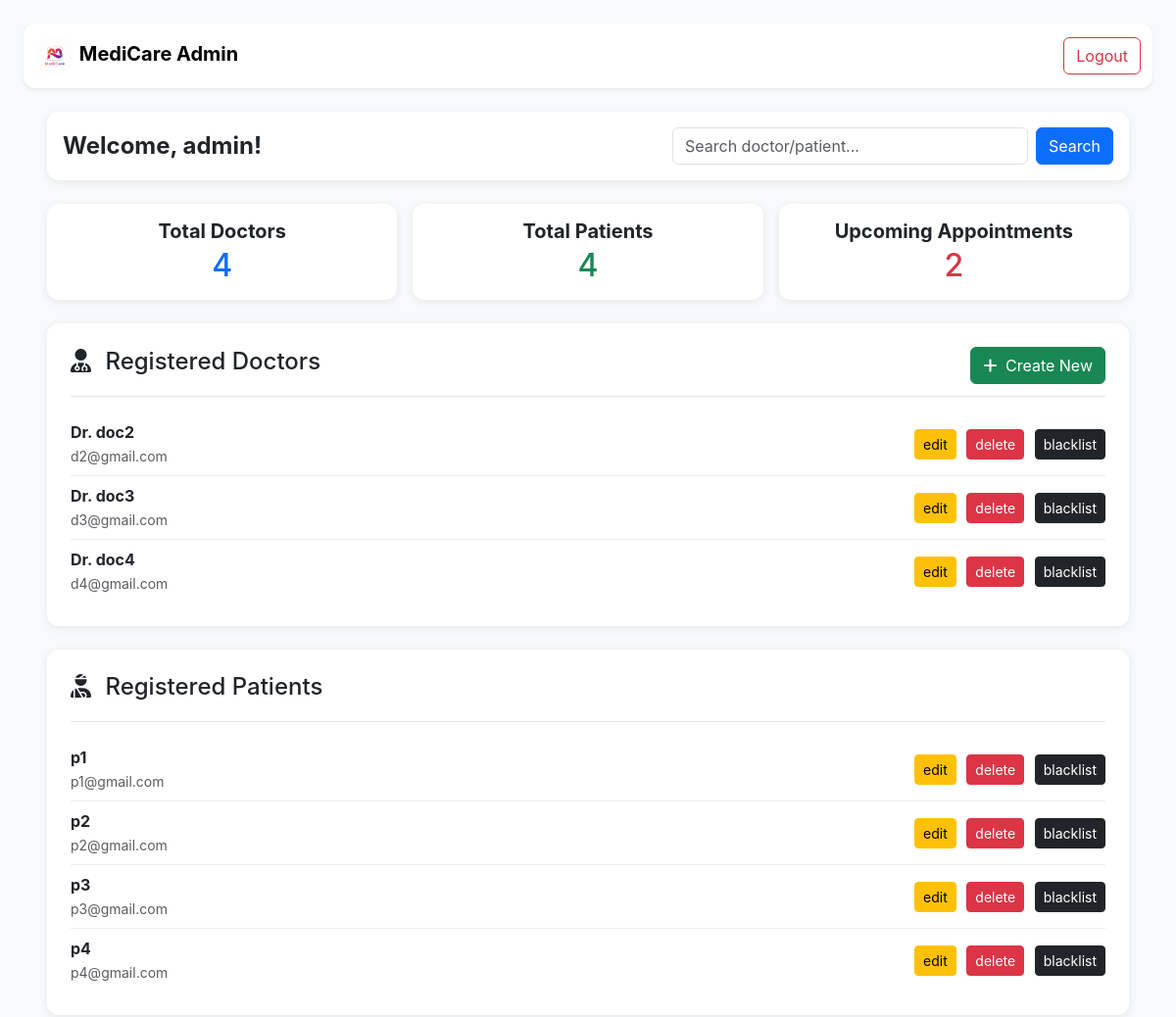
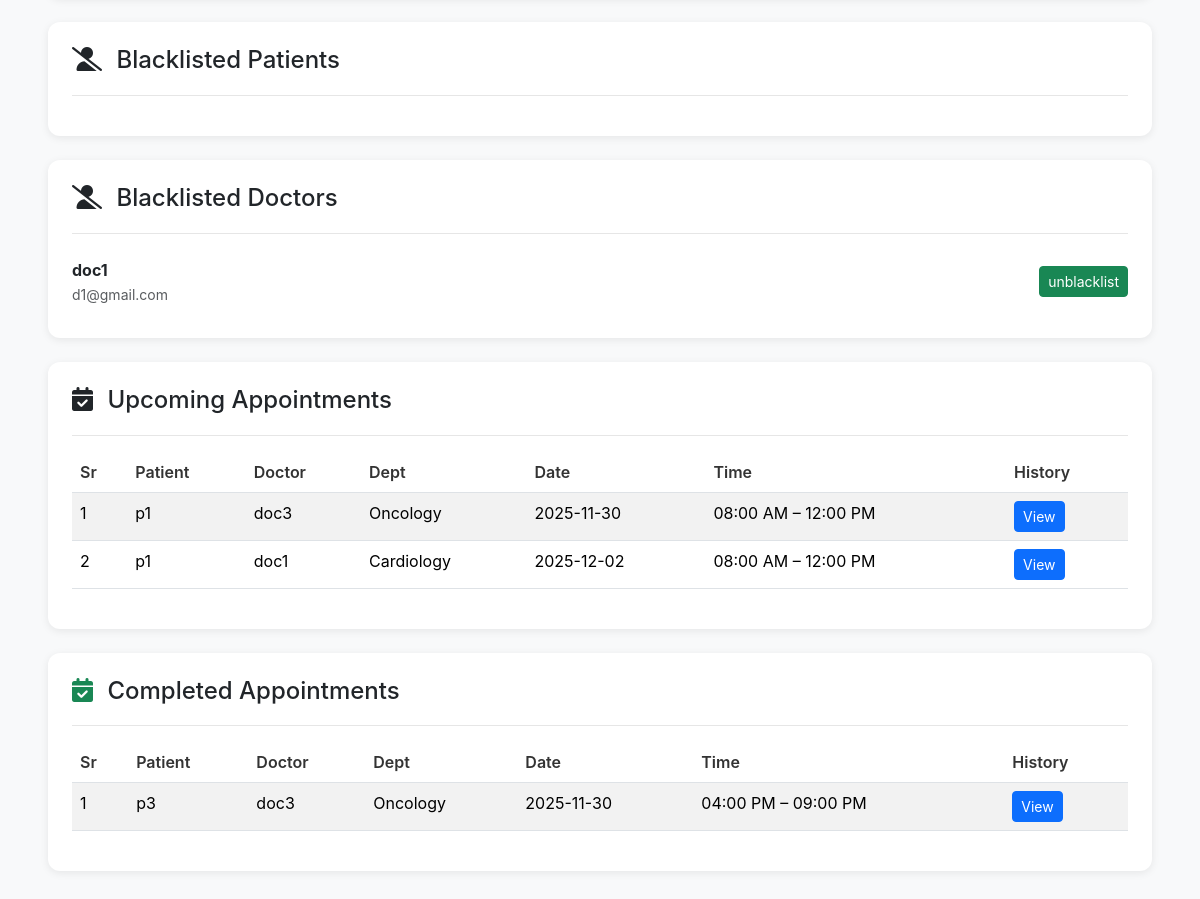
/admin, run on an earlier commit of the app's database (2 pictures, top to bottom).
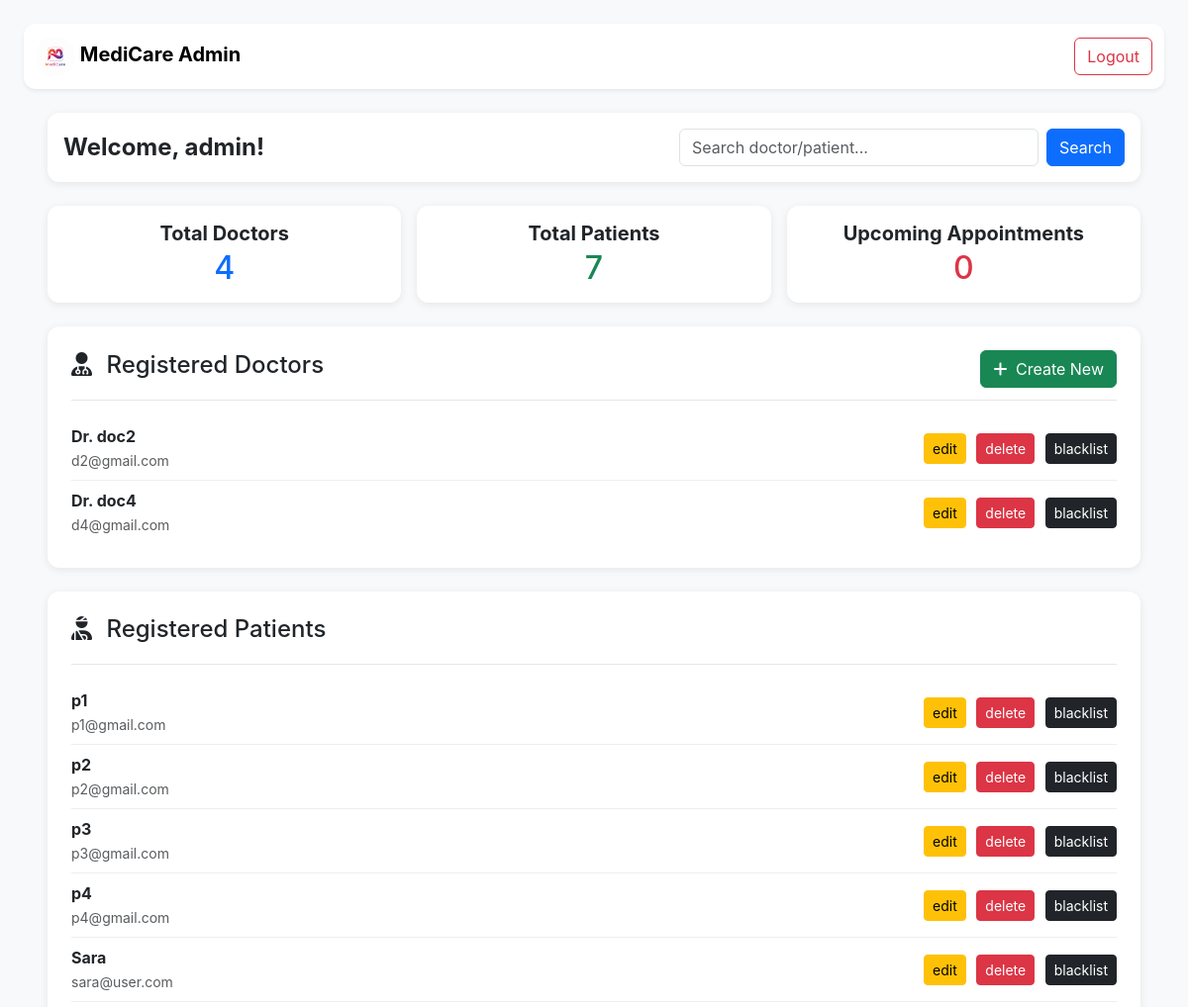
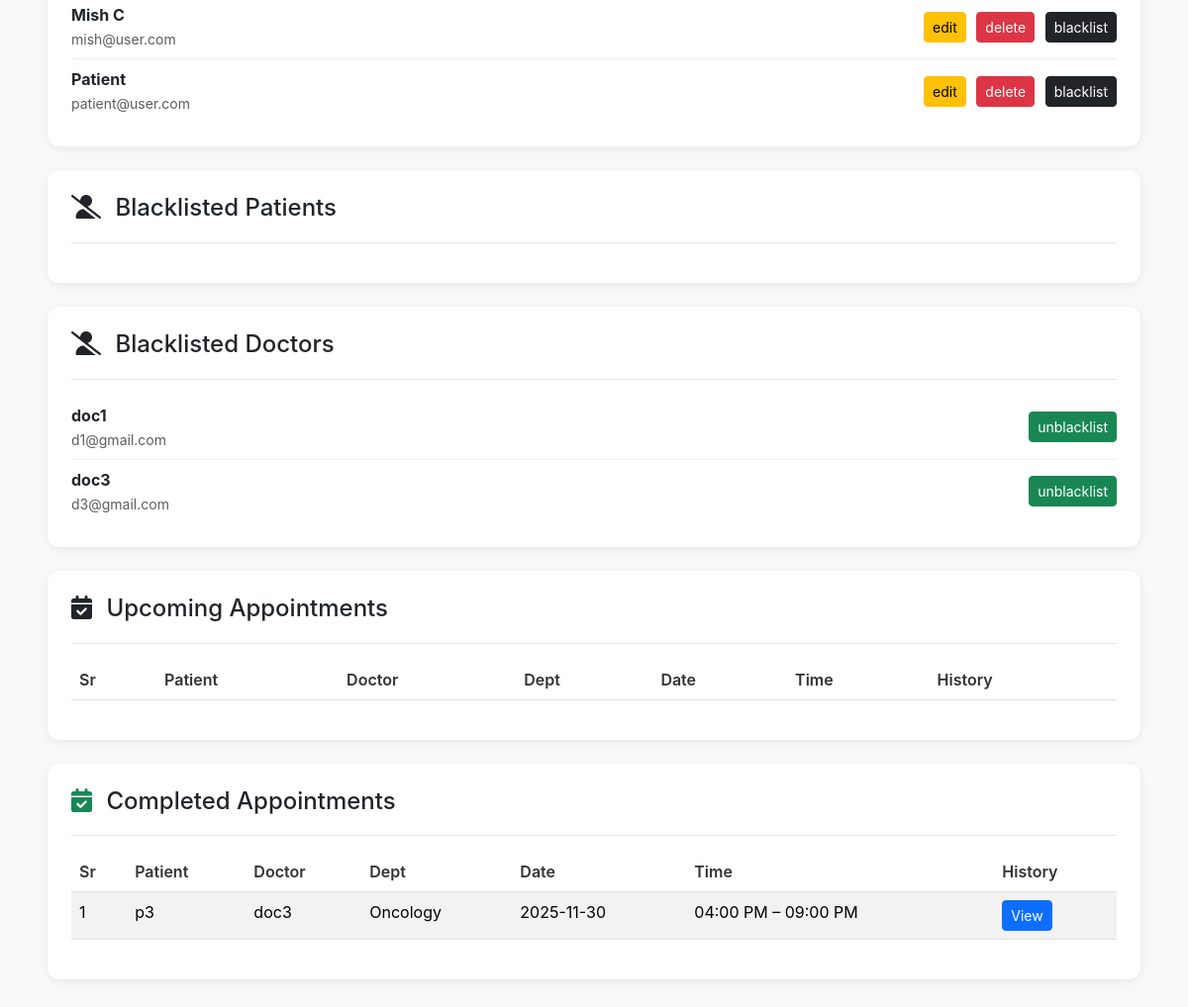
And on a later commit of the database (2 pictures, top to bottom).
### application/models.py (models this page shows)
class User(db.Model):
    __tablename__ = 'user'
    id = db.Column(db.Integer(),primary_key = True)
    blocked = db.Column(db.Boolean(), default=False, nullable=False)
    username = db.Column(db.String(), unique=True, nullable=False)
    password = db.Column(db.String(), nullable=False)
    type = db.Column(db.String(), default="patient", nullable=False)
    patient = db.relationship('Patient', backref='user', cascade="all, delete-orphan")
    doctor = db.relationship('Doctor', backref='user', cascade="all, delete-orphan")

class Doctor(db.Model):
    __tablename__ = 'doctor'
    id = db.Column(db.Integer(),primary_key = True)
    doctor_name = db.Column(db.String(), nullable=False)
    password = db.Column(db.String(), nullable=False)
    email = db.Column(db.String(), nullable=False)
    department_id = db.Column(db.Integer(), db.ForeignKey('department.id'), nullable=False)
    user_id = db.Column(db.Integer(), db.ForeignKey('user.id', ondelete="CASCADE"), nullable=False)
    type = db.Column(db.String(), nullable=False)
    experience = db.Column(db.Integer(), nullable=False)
    appointment = db.relationship('Appointment', backref='doctor')
    availability = db.relationship('Availability', backref='doctor', cascade="all, delete-orphan")

class Patient(db.Model):
    __tablename__ = 'patient'
    id = db.Column(db.Integer(),primary_key = True)
    blocked = db.Column(db.Boolean(), default=False, nullable=False)
    user_id = db.Column(db.Integer(), db.ForeignKey('user.id', ondelete="CASCADE"), nullable=False)
    name = db.Column(db.String(), nullable=False)
    age = db.Column(db.Integer(), nullable=False)
    gender = db.Column(db.String(), nullable=False)
    phone = db.Column(db.String(), nullable=False)
    email = db.Column(db.String(), nullable=False)
    appointment = db.relationship('Appointment', backref='patient')

class Appointment(db.Model):
    __tablename__ = 'appointment'
    id = db.Column(db.Integer(),primary_key = True)
    patient_id = db.Column(db.Integer(), db.ForeignKey('patient.id', ondelete="CASCADE"), nullable=True)
    doctor_id = db.Column(db.Integer(), db.ForeignKey('doctor.id', ondelete="CASCADE"), nullable=True)
    date = db.Column(db.String(), nullable=False)
    time = db.Column(db.String(), nullable=False)
    visit_type = db.Column(db.String(), default="In-person", nullable=False)
    status = db.Column(db.String(), default="Upcoming")

class Department(db.Model):
    __tablename__ = 'department'
    id = db.Column(db.Integer(),primary_key = True)
    name = db.Column(db.String())
    description = db.Column(db.String())
    doctor = db.relationship('Doctor', backref='department')

### application/controllers.py (the view, shortened to what this page needs)
@app.route("/admin")
def admin_dash():
    q = request.args.get("q", "").strip()
    if q == "":
        doctors = Doctor.query.join(User).filter(User.blocked == False).all()
        blacklisted_doctors = Doctor.query.join(User).filter(User.blocked == True).all()
        patients = Patient.query.filter_by(blocked=False).all()
        blacklisted_patients = Patient.query.filter_by(blocked=True).all()
        upcoming = Appointment.query.join(Patient).join(Doctor).filter(Appointment.status == "Upcoming").all()
        completed = Appointment.query.filter_by(status="Completed").all()
    this_user = User.query.filter_by(type="admin").first()
    total_doctors = Doctor.query.count()
    total_patients = Patient.query.count()
    total_appointments = Appointment.query.filter_by(status="Upcoming").count()
    total_completed = Appointment.query.filter_by(status="Completed").count()
    return render_template("admin_dash.html",
        this_user=this_user,
        doctors=doctors,
        patients=patients,
        q=q,
        blacklisted_patients=blacklisted_patients,
        blacklisted_doctors=blacklisted_doctors,
        upcoming=upcoming,
        total_doctors=total_doctors,
        total_patients=total_patients,
        total_appointments=total_appointments,
        total_completed=total_completed,
        completed = completed)

### templates/admin_dash.html (shortened to what this page needs)
<!DOCTYPE html>
<html lang="en">
<head>
    <link href="https://cdn.jsdelivr.net/npm/bootstrap@5.3.2/dist/css/bootstrap.min.css" rel="stylesheet">
</head>
<body class="p-4">
    <nav class="navbar navbar-expand-lg navbar-light bg-white shadow-sm mb-4" style="border-radius: 0.75rem;">
        <div class="container-fluid">
            <a class="navbar-brand fw-bold" href="/">
                <img src="../static/logo2.png" style="height: 40px; border-radius: 50%;">
                MediCare Admin
            </a>
            <div class="collapse navbar-collapse" id="adminNav">
                <ul class="navbar-nav ms-auto">
                    <li class="nav-item">
                        <a href="/logout" class="btn btn-outline-danger">Logout</a>
                    </li>
                </ul>
            </div>
        </div>
    </nav>
    <main class="container-fluid px-4">
        <div class="card p-3 mb-4">
            <div class="d-flex justify-content-between align-items-center">
                <h4 class="fw-bold mb-0">Welcome, {{this_user.username}}!</h4>
                <form class="d-flex align-items-center gap-2" method="get" action="/admin"
                    style="max-width: 450px; width: 100%;">
                    <div class="position-relative w-100">
                        <input name="q" id="searchInput" class="form-control" type="text"
                            placeholder="Search doctor/patient..." value="{{ q }}" style="padding-right: 35px;">
                    </div>
                    <button class="btn btn-primary" type="submit">Search</button>
                </form>
            </div>
        </div>
        <div class="row g-3 mb-4">
            <div class="col-md-4">
                <div class="card p-3 text-center">
                    <h5 class="fw-bold mb-1">Total Doctors</h5>
                    <h2 class="text-primary mb-0">{{ total_doctors }}</h2>
                </div>
            </div>
            <div class="col-md-4">
                <div class="card p-3 text-center">
                    <h5 class="fw-bold mb-1">Total Patients</h5>
                    <h2 class="text-success mb-0">{{ total_patients }}</h2>
                </div>
            </div>
            <div class="col-md-4">
                <div class="card p-3 text-center">
                    <h5 class="fw-bold mb-1">Upcoming Appointments</h5>
                    <h2 class="text-danger mb-0">{{ total_appointments }}</h2>
                </div>
            </div>
        </div>
        <div class="card p-4 mb-4">
            <div class="section-header">
                <h4><i class="fa-solid fa-user-doctor me-2"></i> Registered Doctors</h4>
                <a href="/add_doctor" class="btn btn-success"><i class="fa-solid fa-plus me-1"></i> Create New</a>
            </div>
            <ul class="list-group list-group-flush mt-3">
                {% for d in doctors %}
                <li class="list-group-item d-flex justify-content-between align-items-center">
                    <div>
                        <strong>Dr. {{ d.doctor_name }}</strong><br>
                        <small class="text-muted">{{ d.email }}</small>
                    </div>
                    <div class="admin-buttons">
                        <a href="/edit_doctor/{{ d.id }}" class="btn btn-warning btn-sm">edit</a>
                        <a href="/delete_doctor/{{ d.id }}" class="btn btn-danger btn-sm">delete</a>
                        <a href="/blacklist_doctor/{{ d.id }}" class="btn btn-dark btn-sm">blacklist</a>
                    </div>
                </li>
                {% endfor %}
            </ul>
        </div>
        <div class="card p-4 mb-4">
            <div class="section-header">
                <h4><i class="fa-solid fa-user-injured me-2"></i> Registered Patients</h4>
            </div>
            <ul class="list-group list-group-flush mt-3">
                {% for p in patients %}
                <li class="list-group-item d-flex justify-content-between align-items-center">
                    <div>
                        <strong>{{ p.name }}</strong><br>
                        <small class="text-muted">{{ p.email }}</small>
                    </div>
                    <div class="admin-buttons">
                        <a href="/edit_patient/{{ p.id }}" class="btn btn-warning btn-sm">edit</a>
                        <a href="/delete_patient/{{ p.id }}" class="btn btn-danger btn-sm">delete</a>
                        <a href="/blacklist_patient/{{ p.id }}" class="btn btn-dark btn-sm">blacklist</a>
                    </div>
                </li>
                {% endfor %}
            </ul>
        </div>
        <div class="card p-4 mb-4">
            <div class="section-header">
                <h4><i class="fa-solid fa-user-slash me-2"></i> Blacklisted Patients</h4>
            </div>
        </div>
        <div class="card p-4 mb-4">
            <div class="section-header">
                <h4><i class="fa-solid fa-user-slash me-2"></i> Blacklisted Doctors</h4>
            </div>
            <ul class="list-group list-group-flush mt-3">
                {% for d in blacklisted_doctors %}
                <li class="list-group-item d-flex justify-content-between align-items-center">
                    <div>
                        <strong>{{ d.doctor_name }}</strong><br>
                        <small class="text-muted">{{ d.email }}</small>
                    </div>
                    <a href="/unblacklist_doctor/{{ d.id }}" class="btn btn-success btn-sm">unblacklist</a>
                </li>
                {% endfor %}
            </ul>
        </div>
        <div class="card p-4 mb-4">
            <div class="section-header">
                <h4><i class="fa-solid fa-calendar-check me-2"></i> Upcoming Appointments</h4>
            </div>
            <div class="table-responsive mt-3">
                <table class="table table-striped">
                    <thead>
                        <tr>
                            <th>Sr</th>
                            <th>Patient</th>
                            <th>Doctor</th>
                            <th>Dept</th>
                            <th>Date</th>
                            <th>Time</th>
                            <th>History</th>
                        </tr>
                    </thead>
                    <tbody>
                        {% for a in upcoming %}
                        <tr>
                            <td>{{ loop.index }}</td>
                            <td>{{ a.patient.name }}</td>
                            <td>{{ a.doctor.doctor_name }}</td>
                            <td>{{ a.doctor.department.name }}</td>
                            <td>{{ a.date }}</td>
                            <td>
                                {% if a.time == "morning" %}
                                08:00 AM – 12:00 PM
                                {% else %}
                                04:00 PM – 09:00 PM
                                {% endif %}
                            </td>
                            <td>
                                <a href="/patient_history?id={{ a.patient_id }}" class="btn btn-primary btn-sm">View</a>
                            </td>
                        </tr>
                        {% endfor %}
                    </tbody>
                </table>
            </div>
        </div>
        <div class="card p-4 mb-4">
            <div class="section-header">
                <h4><i class="fa-solid fa-calendar-check me-2 text-success"></i> Completed Appointments</h4>
            </div>
            <div class="table-responsive mt-3">
                <table class="table table-striped">
                    <thead>
                        <tr>
                            <th>Sr</th>
                            <th>Patient</th>
                            <th>Doctor</th>
                            <th>Dept</th>
                            <th>Date</th>
                            <th>Time</th>
                            <th>History</th>
                        </tr>
                    </thead>
                    <tbody>
                        {% for a in completed %}
                        <tr>
                            <td>{{ loop.index }}</td>
                            <td>{{ a.patient.name }}</td>
                            <td>{{ a.doctor.doctor_name }}</td>
                            <td>{{ a.doctor.department.name }}</td>
                            <td>{{ a.date }}</td>
                            <td>
                                {% if a.time == "morning" %}
                                08:00 AM – 12:00 PM
                                {% else %}
                                04:00 PM – 09:00 PM
                                {% endif %}
                            </td>
                            <td>
                                <a href="/patient_history?id={{ a.patient_id }}" class="btn btn-primary btn-sm">View</a>
                            </td>
                        </tr>
                        {% endfor %}
                    </tbody>
                </table>
            </div>
        </div>
    </main>
</body>
</html>

### templates/admin_dash.html (style rules this page uses)
body { font-family: 'Inter', sans-serif; background-color: #f8f9fa; }
.card { border: none; border-radius: 0.75rem; box-shadow: 0px 2px 8px rgba(0, 0, 0, 0.08); width: 100% !important; }
.section-header { display: flex; justify-content: space-between; align-items: center; padding-bottom: 12px; border-bottom: 1px solid #e6e6e6; }
.list-group-item { border: none !important; padding-left: 0 !important; padding-right: 0 !important; }
.list-group-item+.list-group-item { border-top: 1px solid #eee !important; }
.admin-buttons .btn { margin-left: 6px; }
.table thead { background: #f1f3f5; }
.table th { font-weight: 600; color: #333; }

What changed in the data, as far as the page shows it:
no longer on this page (row edited): Appointment: patient.name "p1", doctor.doctor_name "doc3", doctor.department.name "Oncology", date "2025-11-30", time "08:00 AM – 12:00 PM", shown under "Upcoming Appointments"
no longer on this page (row edited): Appointment: patient.name "p1", doctor.doctor_name "doc1", doctor.department.name "Cardiology", date "2025-12-02", time "08:00 AM – 12:00 PM", shown under "Upcoming Appointments"
added Patient: name "Sara", email "sara@user.com"
added Patient: name "Mish C", email "mish@user.com"
added Patient: name "Patient", email "patient@user.com"
shown differently, row unchanged: Doctor "doc3": moves from the list under "Registered Doctors" to the list under "Blacklisted Doctors"
Also different on the page:
{{ total_patients }}: "4" → "7"
{{ total_appointments }}: "2" → "0"
